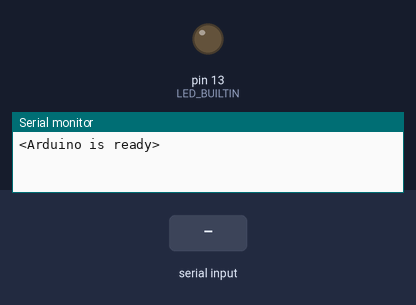
Simulated run of this sketch. Board: Arduino Uno, built with avr-gcc and run on an emulated ATmega328P. On the bench: output pins drawn as LEDs (lit = HIGH), the last lines printed to the serial monitor. The inputs (shaded band) are chosen by the test bench.

Above: at 1.2 s.
1.3 s: "true\n" received over Serial
At 1.6 s:
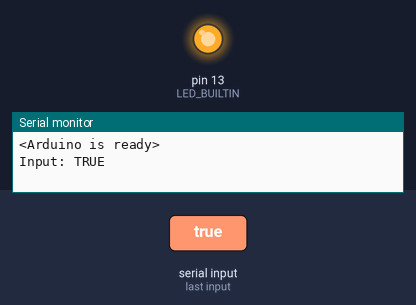
2.8 s: "false\n" received over Serial
At 4.0 s:
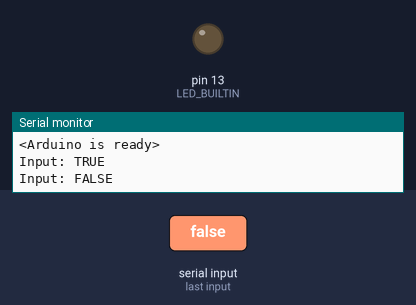
Timing chart, 0 to 5.8 s (numbered marks = the images above; inputs shaded):
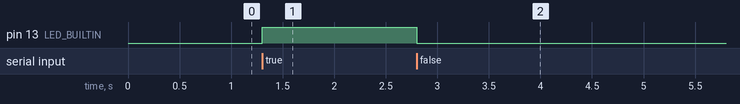

Measured:
- after the input at 1.3 s, pin 13 (LED_BUILTIN): LOW → HIGH at once
- after the input at 2.8 s, pin 13 (LED_BUILTIN): HIGH → LOW at once

The sketch:

FBAK9H0JX0O0VU5.ino
```cpp
////////////////////////////////////////////////////////////////////////
//            OpenBCI_GUI to Arduino via Serial: Focus                //
//                                                                    //
//    - The Arduino Built-In LED blinks when the user is Focused      //
//   https://docs.openbci.com/Tutorials/17-Arduino_Focus_Example.md   //
//   Tested 4/7/2019 using iMac, Genuine Arduino, OpenBCI_GUI 4.1.2   //
////////////////////////////////////////////////////////////////////////

const byte numChars = 32;
char receivedChars[numChars];   // an array to store the received data
String previousData = "";
boolean newData = false;

void setup() {
    Serial.begin(57600);
    pinMode(LED_BUILTIN, OUTPUT);
    Serial.println("<Arduino is ready>");
}

void loop() {
    recvWithEndMarker();
    showNewData();
}

//Recieve data and look for the endMarker '\n' (new line)
void recvWithEndMarker() {
    static byte ndx = 0;
    char endMarker = '\n';
    char rc;

    while (Serial.available() && newData == false) {
        rc = Serial.read();
        if (rc != endMarker) {
            receivedChars[ndx] = rc;
            ndx++;
            if (ndx >= numChars) {
                ndx = numChars - 1;
            }
        }
        else {
            receivedChars[ndx] = '\0'; // terminate the string
            ndx = 0;
            newData = true;
        }
    }
}

void showNewData() {
    if (newData == true) {
        //Convert char array into string
        String s = receivedChars;
        //Only perform an action when the incoming data changes
        if (!s.equals(previousData)) {
          //Check if the string is "true" or "false"
          if (s.equals("false")) {
            Serial.println("Input: FALSE");
            digitalWrite(LED_BUILTIN, LOW);
          } else if (s.equals("true")) {
            Serial.println("Input: TRUE");
            digitalWrite(LED_BUILTIN, HIGH);
          } else {
            //Otherwise print the incoming with no action
            Serial.println("This just in ... " + s);
          }
        }
        newData = false;
        previousData = s;
    }
}
```
